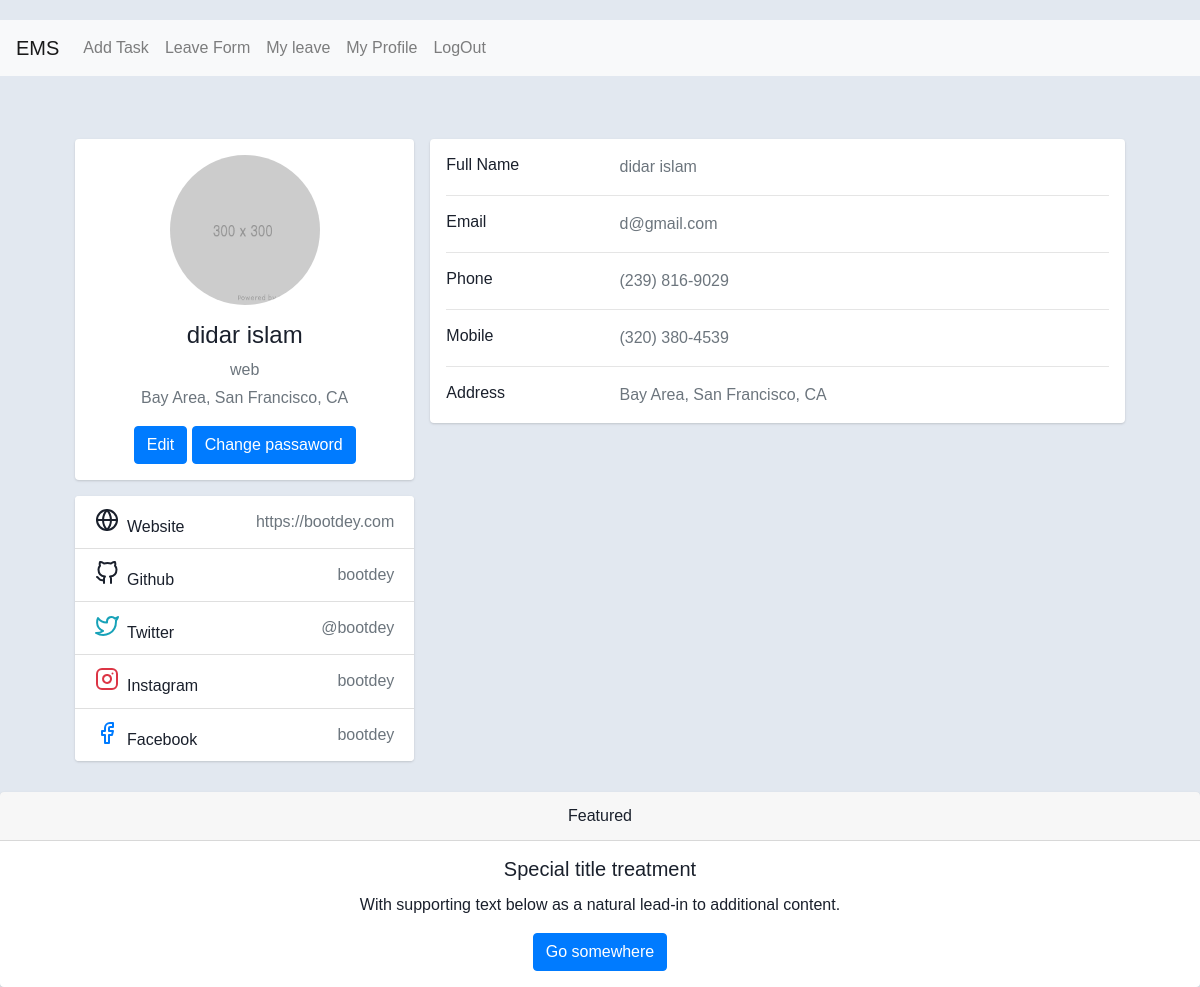
The page /my-profile (signed in) on the database its author committed.
### ppemsapp/models.py (models this page shows, shortened)
class Profile(models.Model):
    user = models.OneToOneField(User, on_delete=models.CASCADE)
    department = models.CharField(max_length = 250)
    profile_image = models.ImageField(blank = True, null = True, upload_to='img', default='si.png')
    def imgurl(self):
        try:
            image = self.profile_image.url
        except:
            image = ''
        return image

### ppemsapp/views.py (the view)
# urls.py: path('my-profile', my_profile, name='my_profile'),
@login_required(login_url='/login')
def my_profile(request):
    if request.user.is_authenticated:
        try:
            user = request.user
            print(user)
            if user:
                profile = Profile.objects.get(user = user)
                context = {'profile':profile}
                print('asdeeu')
                return render(request, 'profile.html', context)
        except:
            message = "user is not logged in"
            context = {'message':message}
            return render(request, 'profile.html', context)
    else:
        return redirect("/login")

### ppemsapp/templatetags/has_group.py (called while the page is built)
@register.filter(name='has_group')
def has_group(user, group_name):
    group = Group.objects.get(name=group_name)
    return True if group in user.groups.all() else False

### templates/profile.html (shortened to what this page needs)
{% extends 'base.html' %}
{% block content %}
<div class="container">
    <div class="main-body mt-5">
          <div class="row gutters-sm">
            <div class="col-md-4 mb-3">
              <div class="card">
                <div class="card-body">
                  <div class="d-flex flex-column align-items-center text-center">
                    <img src="{{ profile.imgurl }}" alt="Admin" class="rounded-circle" width="150">
                    <div class="mt-3">
                      <h4>{{ profile.user.first_name }} {{ profile.user.last_name }}</h4>
                      <p class="text-secondary mb-1">{{ profile.department }}</p>
                      <p class="text-muted font-size-sm">Bay Area, San Francisco, CA</p>
                      <a href="{% url 'edit_profile' %}"><button class="btn btn-primary">Edit</button></a>
                      <a href="{% url 'change_passaword' %}"><button class="btn btn-primary">Change passaword</button></a>
                    </div>
                  </div>
                </div>
              </div>
              <div class="card mt-3">
                <ul class="list-group list-group-flush">
                  <li class="list-group-item d-flex justify-content-between align-items-center flex-wrap">
                    <h6 class="mb-0">Website</h6>
                    <span class="text-secondary">https://bootdey.com</span>
                  </li>
                  <li class="list-group-item d-flex justify-content-between align-items-center flex-wrap">
                    <h6 class="mb-0">Github</h6>
                    <span class="text-secondary">bootdey</span>
                  </li>
                  <li class="list-group-item d-flex justify-content-between align-items-center flex-wrap">
                    <h6 class="mb-0">Twitter</h6>
                    <span class="text-secondary">@bootdey</span>
                  </li>
                  <li class="list-group-item d-flex justify-content-between align-items-center flex-wrap">
                    <h6 class="mb-0">Instagram</h6>
                    <span class="text-secondary">bootdey</span>
                  </li>
                  <li class="list-group-item d-flex justify-content-between align-items-center flex-wrap">
                    <h6 class="mb-0">Facebook</h6>
                    <span class="text-secondary">bootdey</span>
                  </li>
                </ul>
              </div>
            </div>
            <div class="col-md-8">
              <div class="card mb-3">
                <div class="card-body">
                  <div class="row">
                    <div class="col-sm-3">
                      <h6 class="mb-0">Full Name</h6>
                    </div>
                    <div class="col-sm-9 text-secondary">
                      {{ profile.user.first_name }} {{ profile.user.last_name }}
                    </div>
                  </div>
                  <hr>
                  <div class="row">
                    <div class="col-sm-3">
                      <h6 class="mb-0">Email</h6>
                    </div>
                    <div class="col-sm-9 text-secondary">
                      {{ profile.user.email }}
                    </div>
                  </div>
                  <hr>
                  <div class="row">
                    <div class="col-sm-3">
                      <h6 class="mb-0">Phone</h6>
                    </div>
                    <div class="col-sm-9 text-secondary">
                      (239) 816-9029
                    </div>
                  </div>
                  <hr>
                  <div class="row">
                    <div class="col-sm-3">
                      <h6 class="mb-0">Mobile</h6>
                    </div>
                    <div class="col-sm-9 text-secondary">
                      (320) 380-4539
                    </div>
                  </div>
                  <hr>
                  <div class="row">
                    <div class="col-sm-3">
                      <h6 class="mb-0">Address</h6>
                    </div>
                    <div class="col-sm-9 text-secondary">
                      Bay Area, San Francisco, CA
                    </div>
                  </div>
                </div>
              </div>
            </div>
          </div>
        </div>
    </div>
{% endblock %}

### static/css/popup.css (style rules this page uses)
body { font-family: Arial, sans-serif; height: 100vh; z-index: 999; }

### static/profile.css (style rules this page uses)
body { margin-top:20px; color: #1a202c; text-align: left; background-color: #e2e8f0; }
.main-body { padding: 15px; }
.card { box-shadow: 0 1px 3px 0 rgba(0,0,0,.1), 0 1px 2px 0 rgba(0,0,0,.06); }
.card { position: relative; display: flex; flex-direction: column; min-width: 0; word-wrap: break-word; background-color: #fff; background-clip: border-box; border: 0 solid rgba(0,0,0,.125); border-radius: .25rem; }
.card-body { flex: 1 1 auto; min-height: 1px; padding: 1rem; }
.gutters-sm { margin-right: -8px; margin-left: -8px; }
.gutters-sm>.col, .gutters-sm>[class*=col-] { padding-right: 8px; padding-left: 8px; }
.mb-3, .my-3 { margin-bottom: 1rem!important; }

### rows shown on the page
Profile: imgurl (picture), user.first_name "didar", user.last_name "islam", department "web", user.email "d@gmail.com"
